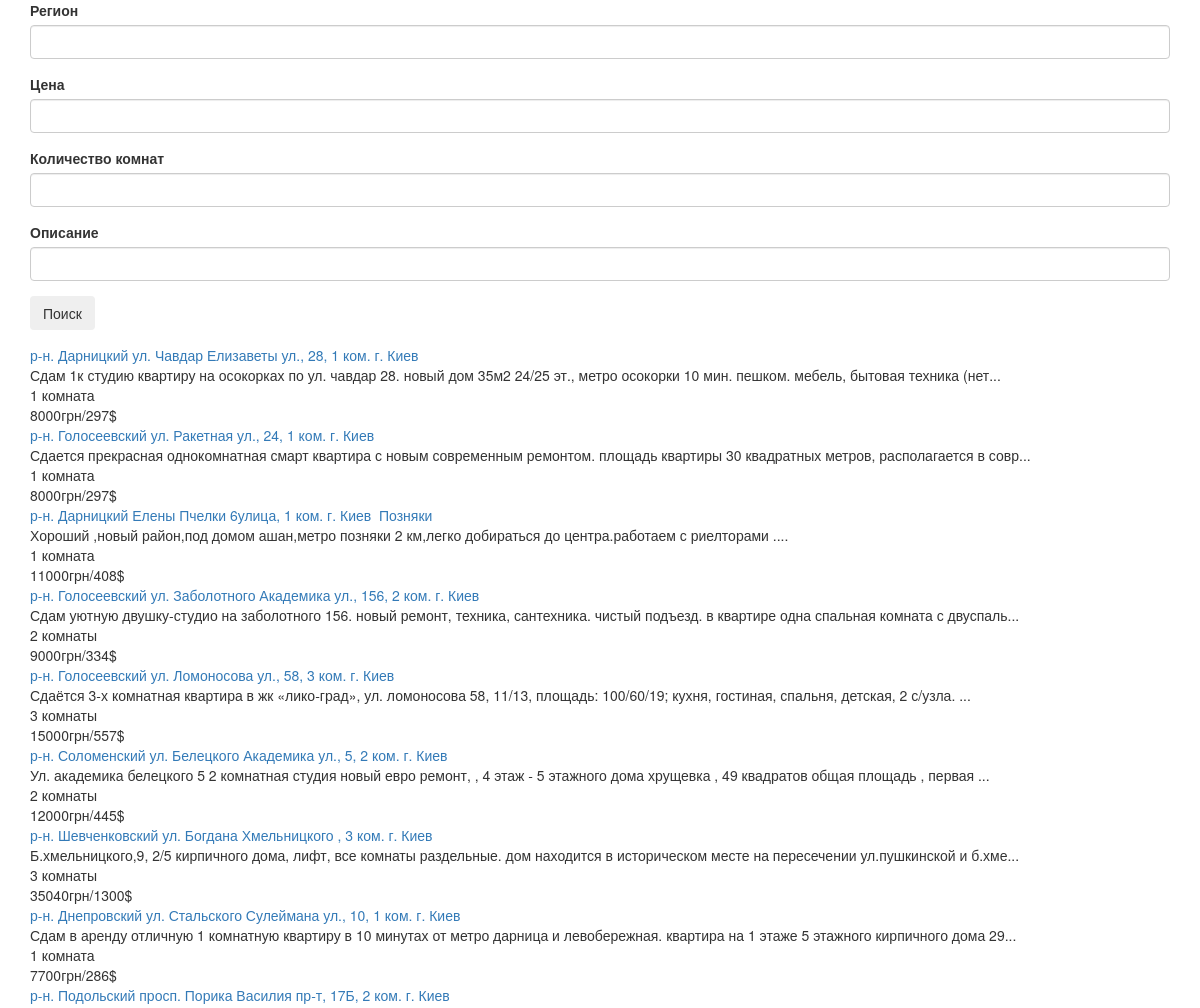
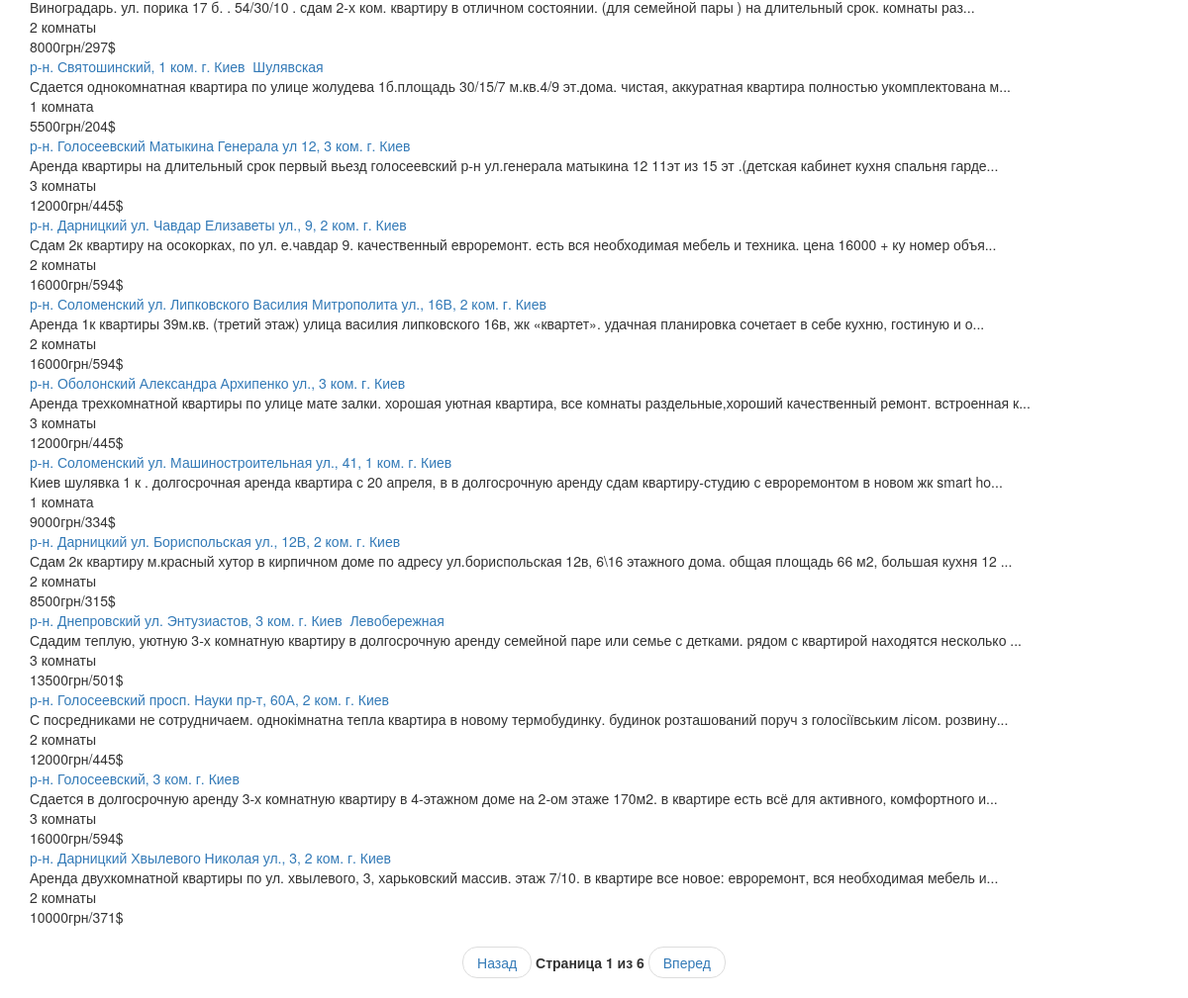
Before: / with the older database file (2 pictures, top to bottom).
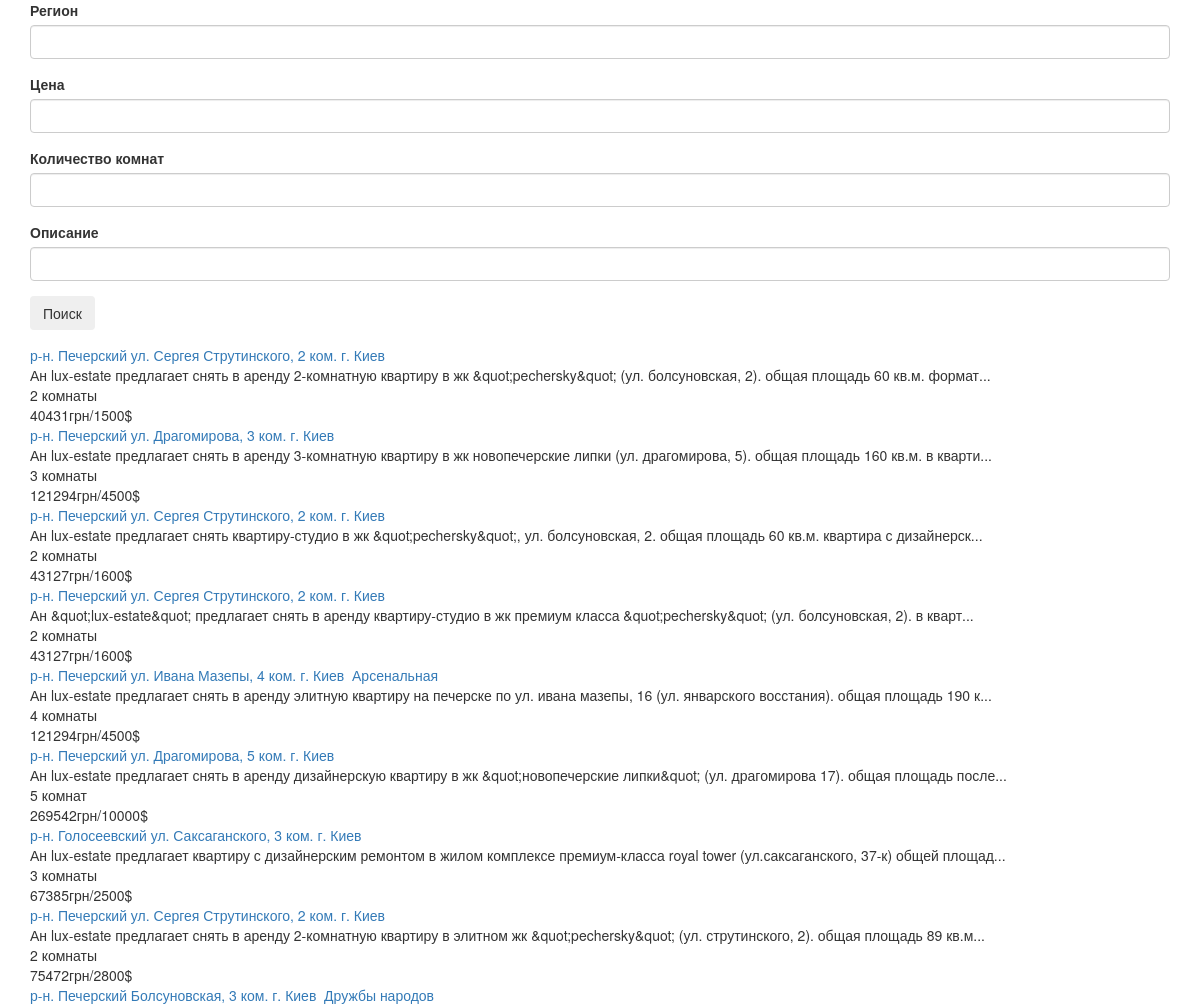
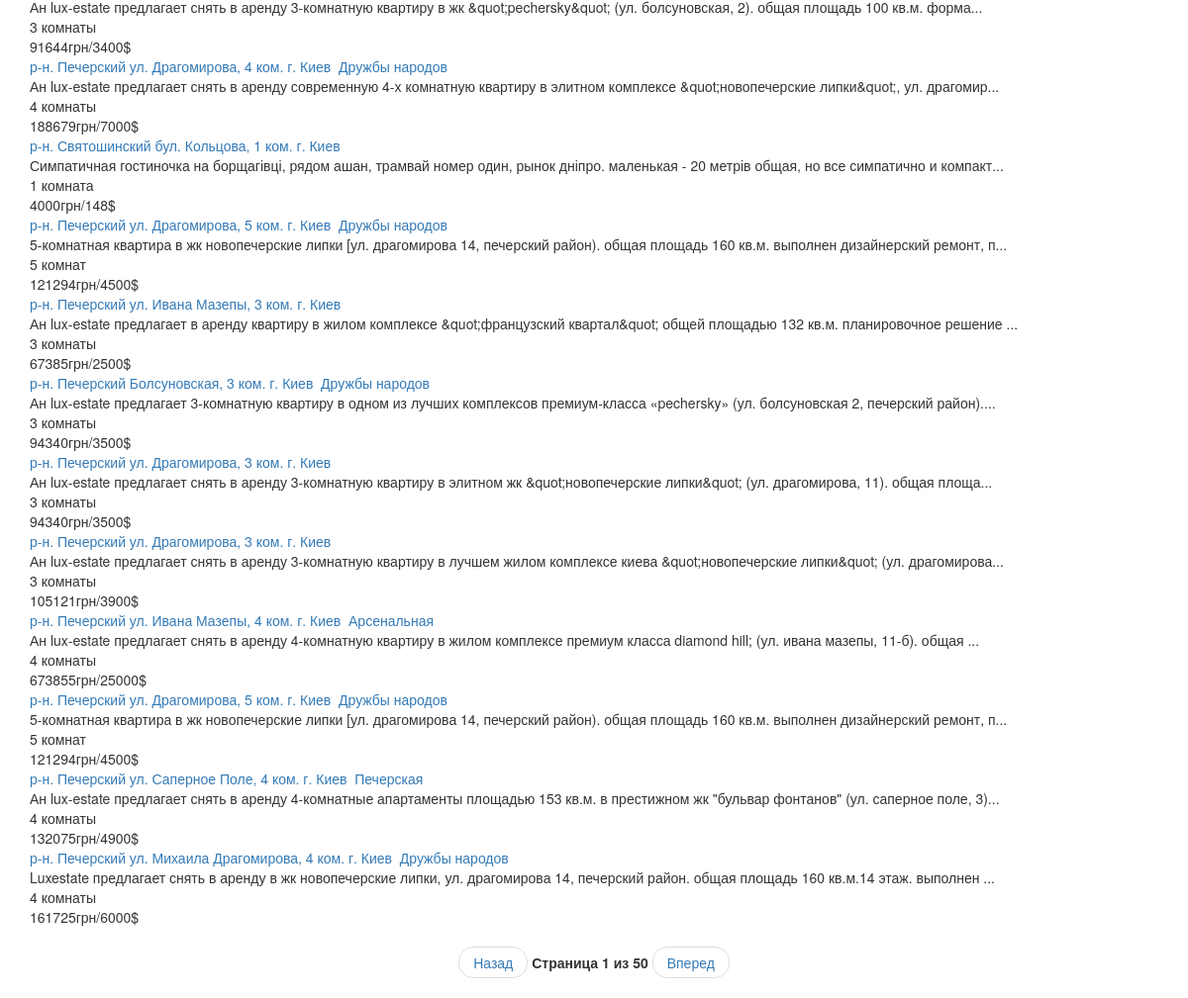
After: the same page with the newer database file (2 pictures, top to bottom).
### tables this page shows
CREATE TABLE articles (
  id integer primary key,
  title text,
  ref text,
  descr text,
  rooms text,
  price text
);

### app.py (the view, shortened to what this page needs)
@app.route('/', methods=['GET', 'POST'])
def home_route():
    global form_vals
    db = art_parser.DBManager('art_parser/articles.db')
    form = SearchForm()
    pg = request.args.get('page', default='1')
    reg, price, pMin, pMax, rooms, desc, pgAmt = form_vals.values()
    if int(pg) < 1:
        pg = '1'
    elif int(pg) > int(pgAmt):
        pg = pgAmt
    data = db.get_data_by(int(pg) - 1, reg=reg, price_min=pMin, price_max=pMax, rooms=rooms, desc=desc)     # y i know about python container unpacking
    return render_template('index.html', price=price, pgAmt=pgAmt, form_vals=form_vals, page=int(pg), data=data, form=form)

### form.py
class SearchForm(FlaskForm):
    region = StringField('Регион', validators=[])
    rooms = IntegerField('Количество комнат', validators=[])
    price = IntegerField('Цена', validators=[])
    descr = StringField('Описание', validators=[])
    submit = SubmitField('Поиск', validators=[])

### art_parser/dbmngr.py (called while the page is built)
    def get_data_by(self, offset, reg='', rooms='', price_min=None, price_max=None, desc=''):
        if price_min is None:   # price_min price_max None or not None simultaneously, one is enough
            price_min = 0
            price_max = 10_000_000_000  # hardcoded value, hope sudden inflation won't break it all :)
        q = """SELECT * FROM articles where
            title like '%' || ? || '%' AND
            (CAST(SUBSTR(price, 0, LENGTH(price) - INSTR(price, ' грн/') - 1) AS INTEGER)
            BETWEEN ? and ?) AND
            SUBSTR(rooms, 0, LENGTH(rooms) - INSTR(rooms, ' к'))  LIKE '%' || ? || '%' AND
            descr like '%' || ? || '%' LIMIT ? OFFSET ?"""
        self.curs.execute(q, (reg, price_min, price_max, rooms, desc, self.recordsPerPage, offset*self.recordsPerPage))
        return self.curs.fetchall()

    def conn_open(self, path):
        self.conn = sqlite3.connect(path)
        self.curs = self.conn.cursor()

### templates/index.html (shortened to what this page needs)
<!DOCTYPE HTML>
<html lang="en-ru">
    <head>
        <link rel="stylesheet" href="https://maxcdn.bootstrapcdn.com/bootstrap/3.4.0/css/bootstrap.min.css">
    </head>
    <body>
        <div class="container">
            <form method="POST" action="">
                <fieldset>
                    <div class="form-group">
                        {{ form.region.label(class='form-control-label') }}
                        {{ form.region(class='form-control form-control-lg', value=form_vals['reg'] if form_vals['reg'] else '') }}
                    </div>
                    <div class="form-group">
                        {{ form.price.label(class='form-control-label') }}
                        {{ form.price(class='form-control form-control-lg', value=form_vals['price'] if form_vals['price'] else '') }}
                    </div>
                    <div class="form-group">
                        {{ form.rooms.label(class='form-control-label') }}
                        {{ form.rooms(class='form-control form-control-lg', value=form_vals['rooms'] if form_vals['rooms'] else '') }}
                    </div>
                    <div class="form-group">
                        {{ form.descr.label(class='form-control-label') }}
                        {{ form.descr(class='form-control form-control-lg', value=form_vals['desc'] if form_vals['desc'] else '') }}
                    </div>
                </fieldset>
                <div class="form-group">
                    {{ form.submit(class='btn btn-outline-info') }}
                </div>
            </form>
        </div>
        <div class="container">
            {% for d in data %}
                <div class="card">
                    <a class="card-title" href="{{ d[2]}}">{{ d[1] }}</a>
                    <div class="card-content">
                        <div class="card-descr">{{ d[3] }}</div>
                        <div class="card-rooms">{{ d[4] }}</div>
                        <div class="card-price">{{ d[5] }}</div>
                    </div>
                </div>
            {% endfor %}
        </div>
        <div class="container">
            <ul class="pager">
                <li><a href="/?page={{ page - 1 }}">Назад</a></li>
                <li><label>Страница {{ page }} из {{ pgAmt }}</label></li>
                <li><a href="/?page={{ page + 1 }}">Вперед</a></li>
            </ul>
        </div>
    </body>
</html>

Changed rows visible on the page:
changed articles: title "р‑н. Дарницкий ул. Чавдар Елизаветы ул., 28, 1 ком. г. Киев" → "р‑н. Печерский ул. Сергея Струтинского, 2 ком. г. Киев"; descr "Сдам 1к студию квартиру на осокорках по ул. чавдар 28. новый дом 35м2 24/25 эт., метро осокорки 10 мин. пешком. мебель, бытовая техника (нет..." → "Ан lux-estate предлагает снять в аренду 2-комнатную квартиру в жк &quot;pechersky&quot; (ул. болсуновская, 2). общая площадь 60 кв.м. формат..."; rooms "1 комната" → "2 комнаты"; price "8000грн/297$" → "40431грн/1500$"
changed articles: title "р‑н. Голосеевский ул. Ракетная ул., 24, 1 ком. г. Киев" → "р‑н. Печерский ул. Драгомирова, 3 ком. г. Киев"; descr "Сдается прекрасная однокомнатная смарт квартира с новым современным ремонтом. площадь квартиры 30 квадратных метров, располагается в совр..." → "Ан lux-estate предлагает снять в аренду 3-комнатную квартиру в жк новопечерские липки (ул. драгомирова, 5). общая площадь 160 кв.м. в кварти..."; rooms "1 комната" → "3 комнаты"; price "8000грн/297$" → "121294грн/4500$"
changed articles: title "р‑н. Дарницкий Елены Пчелки 6улица, 1 ком. г. Киев Позняки" → "р‑н. Печерский ул. Сергея Струтинского, 2 ком. г. Киев"; descr "Хороший ,новый район,под домом ашан,метро позняки 2 км,легко добираться до центра.работаем с риелторами ...." → "Ан lux-estate предлагает снять квартиру-студио в жк &quot;pechersky&quot;, ул. болсуновская, 2. общая площадь 60 кв.м. квартира с дизайнерск..."; rooms "1 комната" → "2 комнаты"; price "11000грн/408$" → "43127грн/1600$"
changed articles: title "р‑н. Голосеевский ул. Заболотного Академика ул., 156, 2 ком. г. Киев" → "р‑н. Печерский ул. Сергея Струтинского, 2 ком. г. Киев"; descr "Сдам уютную двушку-студио на заболотного 156. новый ремонт, техника, сантехника. чистый подъезд. в квартире одна спальная комната с двуспаль..." → "Ан &quot;lux-estate&quot; предлагает снять в аренду квартиру-студио в жк премиум класса &quot;pechersky&quot; (ул. болсуновская, 2). в кварт..."; price "9000грн/334$" → "43127грн/1600$"
changed articles: title "р‑н. Голосеевский ул. Ломоносова ул., 58, 3 ком. г. Киев" → "р‑н. Печерский ул. Ивана Мазепы, 4 ком. г. Киев Арсенальная"; descr "Сдаётся 3-х комнатная квартира в жк «лико-град», ул. ломоносова 58, 11/13, площадь: 100/60/19; кухня, гостиная, спальня, детская, 2 с/узла. ..." → "Ан lux-estate предлагает снять в аренду элитную квартиру на печерске по ул. ивана мазепы, 16 (ул. январского восстания). общая площадь 190 к..."; rooms "3 комнаты" → "4 комнаты"; price "15000грн/557$" → "121294грн/4500$"
changed articles: title "р‑н. Соломенский ул. Белецкого Академика ул., 5, 2 ком. г. Киев" → "р‑н. Печерский ул. Драгомирова, 5 ком. г. Киев"; descr "Ул. академика белецкого 5 2 комнатная студия новый евро ремонт, , 4 этаж - 5 этажного дома хрущевка , 49 квадратов общая площадь , первая ..." → "Ан lux-estate предлагает снять в аренду дизайнерскую квартиру в жк &quot;новопечерские липки&quot; (ул. драгомирова 17). общая площадь после..."; rooms "2 комнаты" → "5 комнат"; price "12000грн/445$" → "269542грн/10000$"
changed articles: title "р‑н. Шевченковский ул. Богдана Хмельницкого , 3 ком. г. Киев" → "р‑н. Голосеевский ул. Саксаганского, 3 ком. г. Киев"; descr "Б.хмельницкого,9, 2/5 кирпичного дома, лифт, все комнаты раздельные. дом находится в историческом месте на пересечении ул.пушкинской и б.хме..." → "Ан lux-estate предлагает квартиру с дизайнерским ремонтом в жилом комплексе премиум-класса royal tower (ул.саксаганского, 37-к) общей площад..."; price "35040грн/1300$" → "67385грн/2500$"
changed articles: title "р‑н. Днепровский ул. Стальского Сулеймана ул., 10, 1 ком. г. Киев" → "р‑н. Печерский ул. Сергея Струтинского, 2 ком. г. Киев"; descr "Сдам в аренду отличную 1 комнатную квартиру в 10 минутах от метро дарница и левобережная. квартира на 1 этаже 5 этажного кирпичного дома 29..." → "Ан lux-estate предлагает снять в аренду 2-комнатную квартиру в элитном жк &quot;pechersky&quot; (ул. струтинского, 2). общая площадь 89 кв.м..."; rooms "1 комната" → "2 комнаты"; price "7700грн/286$" → "75472грн/2800$"
changed articles: title "р‑н. Подольский просп. Порика Василия пр-т, 17Б, 2 ком. г. Киев" → "р‑н. Печерский Болсуновская, 3 ком. г. Киев Дружбы народов"; descr "Виноградарь. ул. порика 17 б. . 54/30/10 . сдам 2-х ком. квартиру в отличном состоянии. (для семейной пары ) на длительный срок. комнаты раз..." → "Ан lux-estate предлагает снять в аренду 3-комнатную квартиру в жк &quot;pechersky&quot; (ул. болсуновская, 2). общая площадь 100 кв.м. форма..."; rooms "2 комнаты" → "3 комнаты"; price "8000грн/297$" → "91644грн/3400$"
changed articles: title "р‑н. Святошинский, 1 ком. г. Киев Шулявская" → "р‑н. Печерский ул. Драгомирова, 4 ком. г. Киев Дружбы народов"; descr "Сдается однокомнатная квартира по улице жолудева 1б.площадь 30/15/7 м.кв.4/9 эт.дома. чистая, аккуратная квартира полностью укомплектована м..." → "Ан lux-estate предлагает снять в аренду современную 4-х комнатную квартиру в элитном комплексе &quot;новопечерские липки&quot;, ул. драгомир..."; rooms "1 комната" → "4 комнаты"; price "5500грн/204$" → "188679грн/7000$"
changed articles: title "р‑н. Голосеевский Матыкина Генерала ул 12, 3 ком. г. Киев" → "р‑н. Святошинский бул. Кольцова, 1 ком. г. Киев"; descr "Аренда квартиры на длительный срок первый вьезд голосеевский р-н ул.генерала матыкина 12 11эт из 15 эт .(детская кабинет кухня спальня гарде..." → "Симпатичная гостиночка на борщагівці, рядом ашан, трамвай номер один, рынок дніпро. маленькая - 20 метрів общая, но все симпатично и компакт..."; rooms "3 комнаты" → "1 комната"; price "12000грн/445$" → "4000грн/148$"
changed articles (number 12 of 20 on the later page): title "р‑н. Дарницкий ул. Чавдар Елизаветы ул., 9, 2 ком. г. Киев" → "р‑н. Печерский ул. Драгомирова, 5 ком. г. Киев Дружбы народов"; descr "Сдам 2к квартиру на осокорках, по ул. е.чавдар 9. качественный евроремонт. есть вся необходимая мебель и техника. цена 16000 + ку номер объя..." → "5-комнатная квартира в жк новопечерские липки [ул. драгомирова 14, печерский район). общая площадь 160 кв.м. выполнен дизайнерский ремонт, п..."; rooms "2 комнаты" → "5 комнат"; price "16000грн/594$" → "121294грн/4500$"
changed articles: title "р‑н. Соломенский ул. Липковского Василия Митрополита ул., 16В, 2 ком. г. Киев" → "р‑н. Печерский ул. Ивана Мазепы, 3 ком. г. Киев"; descr "Аренда 1к квартиры 39м.кв. (третий этаж) улица василия липковского 16в, жк «квартет». удачная планировка сочетает в себе кухню, гостиную и о..." → "Ан lux-estate предлагает в аренду квартиру в жилом комплексе &quot;французский квартал&quot; общей площадью 132 кв.м. планировочное решение ..."; rooms "2 комнаты" → "3 комнаты"; price "16000грн/594$" → "67385грн/2500$"
changed articles: title "р‑н. Оболонский Александра Архипенко ул., 3 ком. г. Киев" → "р‑н. Печерский Болсуновская, 3 ком. г. Киев Дружбы народов"; descr "Аренда трехкомнатной квартиры по улице мате залки. хорошая уютная квартира, все комнаты раздельные,хороший качественный ремонт. встроенная к..." → "Ан lux-estate предлагает 3-комнатную квартиру в одном из лучших комплексов премиум-класса «pechersky» (ул. болсуновская 2, печерский район)...."; price "12000грн/445$" → "94340грн/3500$"
changed articles: title "р‑н. Соломенский ул. Машиностроительная ул., 41, 1 ком. г. Киев" → "р‑н. Печерский ул. Драгомирова, 3 ком. г. Киев"; descr "Киев шулявка 1 к . долгосрочная аренда квартира с 20 апреля, в в долгосрочную аренду сдам квартиру-студию с евроремонтом в новом жк smart ho..." → "Ан lux-estate предлагает снять в аренду 3-комнатную квартиру в элитном жк &quot;новопечерские липки&quot; (ул. драгомирова, 11). общая площа..."; rooms "1 комната" → "3 комнаты"; price "9000грн/334$" → "94340грн/3500$"
changed articles: title "р‑н. Дарницкий ул. Бориспольская ул., 12В, 2 ком. г. Киев" → "р‑н. Печерский ул. Драгомирова, 3 ком. г. Киев"; descr "Сдам 2к квартиру м.красный хутор в кирпичном доме по адресу ул.бориспольская 12в, 6\\16 этажного дома. общая площадь 66 м2, большая кухня 12 ..." → "Ан lux-estate предлагает снять в аренду 3-комнатную квартиру в лучшем жилом комплексе киева &quot;новопечерские липки&quot; (ул. драгомирова..."; rooms "2 комнаты" → "3 комнаты"; price "8500грн/315$" → "105121грн/3900$"
changed articles: title "р‑н. Днепровский ул. Энтузиастов, 3 ком. г. Киев Левобережная" → "р‑н. Печерский ул. Ивана Мазепы, 4 ком. г. Киев Арсенальная"; descr "Сдадим теплую, уютную 3-х комнатную квартиру в долгосрочную аренду семейной паре или семье с детками. рядом с квартирой находятся несколько ..." → "Ан lux-estate предлагает снять в аренду 4-комнатную квартиру в жилом комплексе премиум класса diamond hill; (ул. ивана мазепы, 11-б). общая ..."; rooms "3 комнаты" → "4 комнаты"; price "13500грн/501$" → "673855грн/25000$"
changed articles (number 18 of 20 on the later page): title "р‑н. Голосеевский просп. Науки пр-т, 60А, 2 ком. г. Киев" → "р‑н. Печерский ул. Драгомирова, 5 ком. г. Киев Дружбы народов"; descr "С посредниками не сотрудничаем. однокімнатна тепла квартира в новому термобудинку. будинок розташований поруч з голосіївським лісом. розвину..." → "5-комнатная квартира в жк новопечерские липки [ул. драгомирова 14, печерский район). общая площадь 160 кв.м. выполнен дизайнерский ремонт, п..."; rooms "2 комнаты" → "5 комнат"; price "12000грн/445$" → "121294грн/4500$"
changed articles: title "р‑н. Голосеевский, 3 ком. г. Киев" → "р‑н. Печерский ул. Саперное Поле, 4 ком. г. Киев Печерская"; descr "Сдается в долгосрочную аренду 3-х комнатную квартиру в 4-этажном доме на 2-ом этаже 170м2. в квартире есть всё для активного, комфортного и..." → "Ан lux-estate предлагает снять в аренду 4-комнатные апартаменты площадью 153 кв.м. в престижном жк \"бульвар фонтанов\" (ул. саперное поле, 3)..."; rooms "3 комнаты" → "4 комнаты"; price "16000грн/594$" → "132075грн/4900$"
changed articles: title "р‑н. Дарницкий Хвылевого Николая ул., 3, 2 ком. г. Киев" → "р‑н. Печерский ул. Михаила Драгомирова, 4 ком. г. Киев Дружбы народов"; descr "Аренда двухкомнатной квартиры по ул. хвылевого, 3, харьковский массив. этаж 7/10. в квартире все новое: евроремонт, вся необходимая мебель и..." → "Luxestate предлагает снять в аренду в жк новопечерские липки, ул. драгомирова 14, печерский район. общая площадь 160 кв.м.14 этаж. выполнен ..."; rooms "2 комнаты" → "4 комнаты"; price "10000грн/371$" → "161725грн/6000$"
Other visible differences:
{{ pgAmt }}: "6" → "50"
